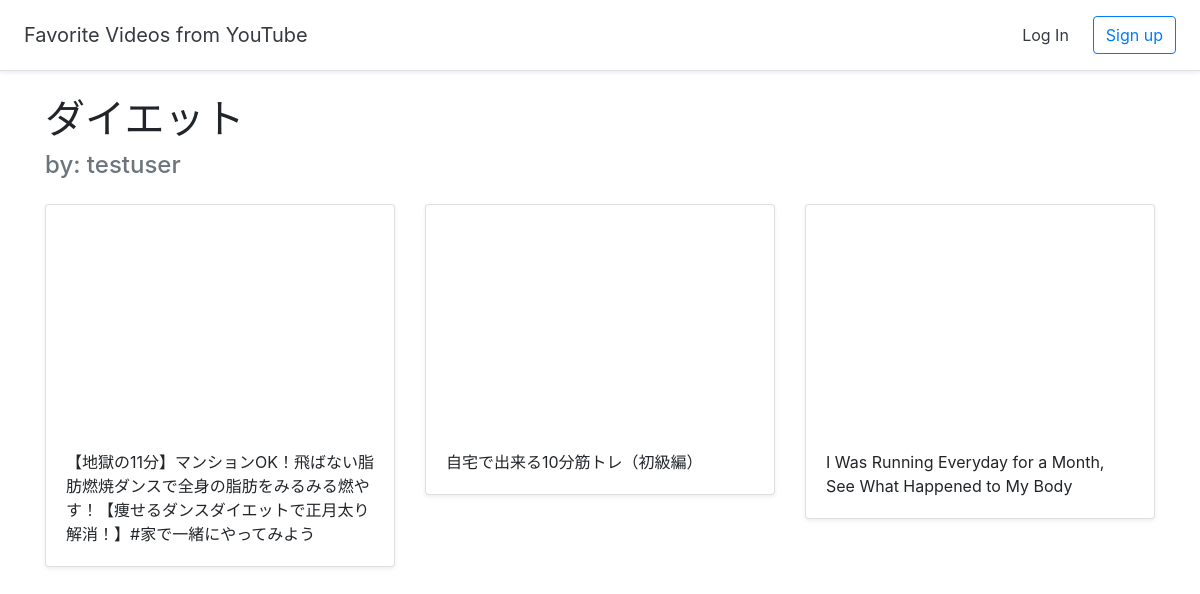
The page /halloffame/3 on the database its author committed.
### halls/models.py (models this page shows, shortened)
class Hall(models.Model):
    title = models.CharField(max_length=255)
    user = models.ForeignKey(User, on_delete=models.CASCADE)

class Video(models.Model):
    title = models.CharField(max_length=255)
    url = models.URLField()
    youtube_id = models.CharField(max_length=255)
    hall = models.ForeignKey(Hall, on_delete=models.CASCADE)

### halls/views.py (the view)
# urls.py: path('halloffame/<int:pk>', views.DetailHall.as_view(), name='detail_hall'),
class DetailHall(generic.DetailView):
    model = Hall
    template_name = 'halls/detail_hall.html'

### halls/templates/halls/detail_hall.html (shortened to what this page needs)
{% extends "halls/base.html" %}
{% block content %}
<div class="container">
  <br>
  <h1>{{ hall.title }}</h1>
  <h4 class="text-muted">by: {{ hall.user.username }}</h4>
  <div class="row">
    {% for video in hall.video_set.all %}
    <div class="col-md-4 mt-3">
      <div class="card mb-4 shadow-sm">
        <iframe width="100%" height="225" src="https://www.youtube.com/embed/{{ video.youtube_id }}" frameborder="0" allow="accelerometer; autoplay; encrypted-media; gyroscope; picture-in-picture" allowfullscreen></iframe>
        <div class="card-body">
          <p class="card-text">{{ video.title }}</p>
        </div>
      </div>
    </div>
    {% endfor %}
  </div>
</div>
{% endblock %}

### rows shown on the page
Hall: title "ダイエット", user.username "testuser"
Video: title "【地獄の11分】マンションOK！飛ばない脂肪燃焼ダンスで全身の脂肪をみるみる燃やす！【痩せるダンスダイエットで正月太り解消！】#家で一緒にやってみよう"
Video: title "自宅で出来る10分筋トレ（初級編）"
Video: title "I Was Running Everyday for a Month, See What Happened to My Body"
